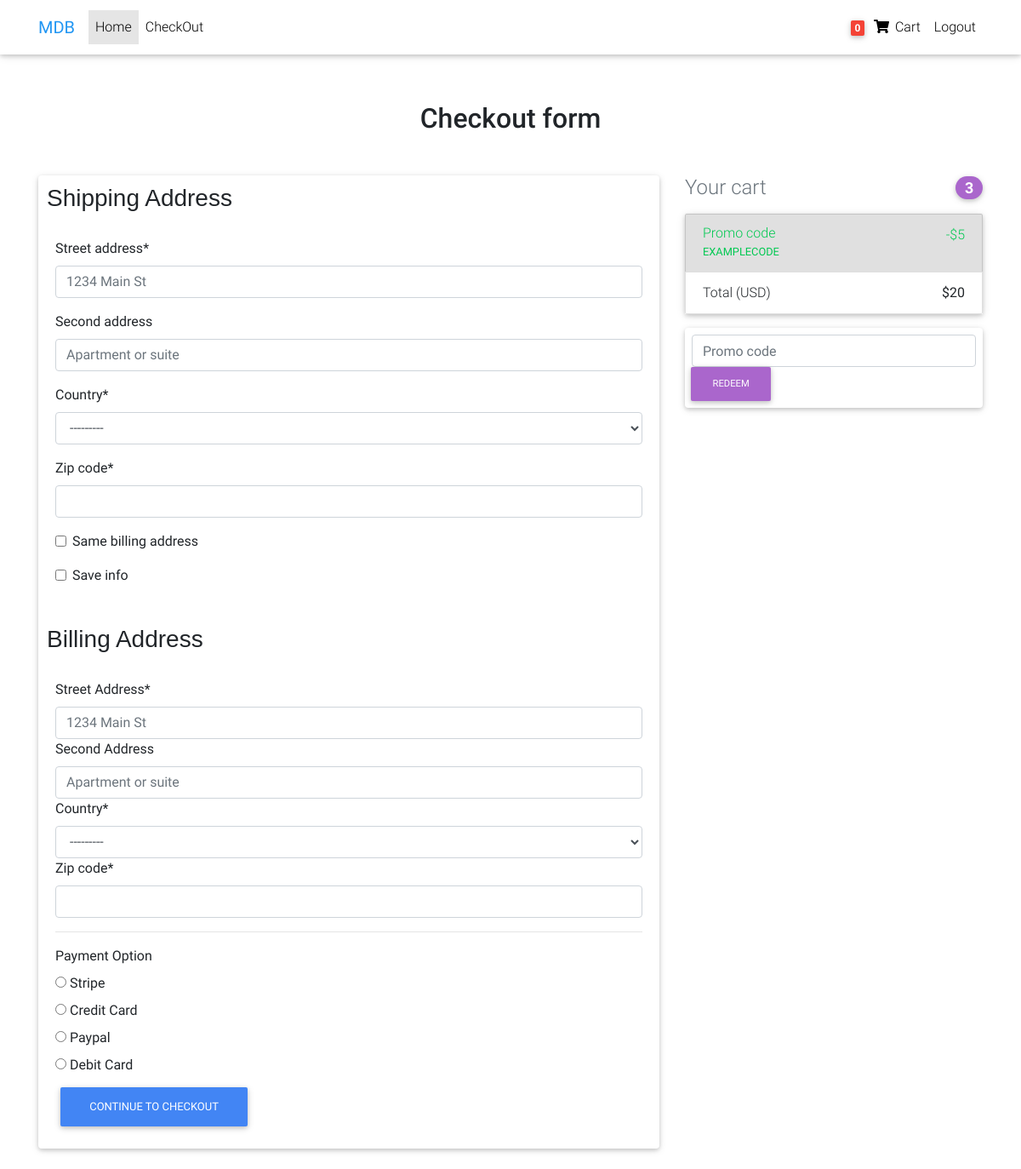
/checkout/ (signed in), run on an earlier commit of the app's database.
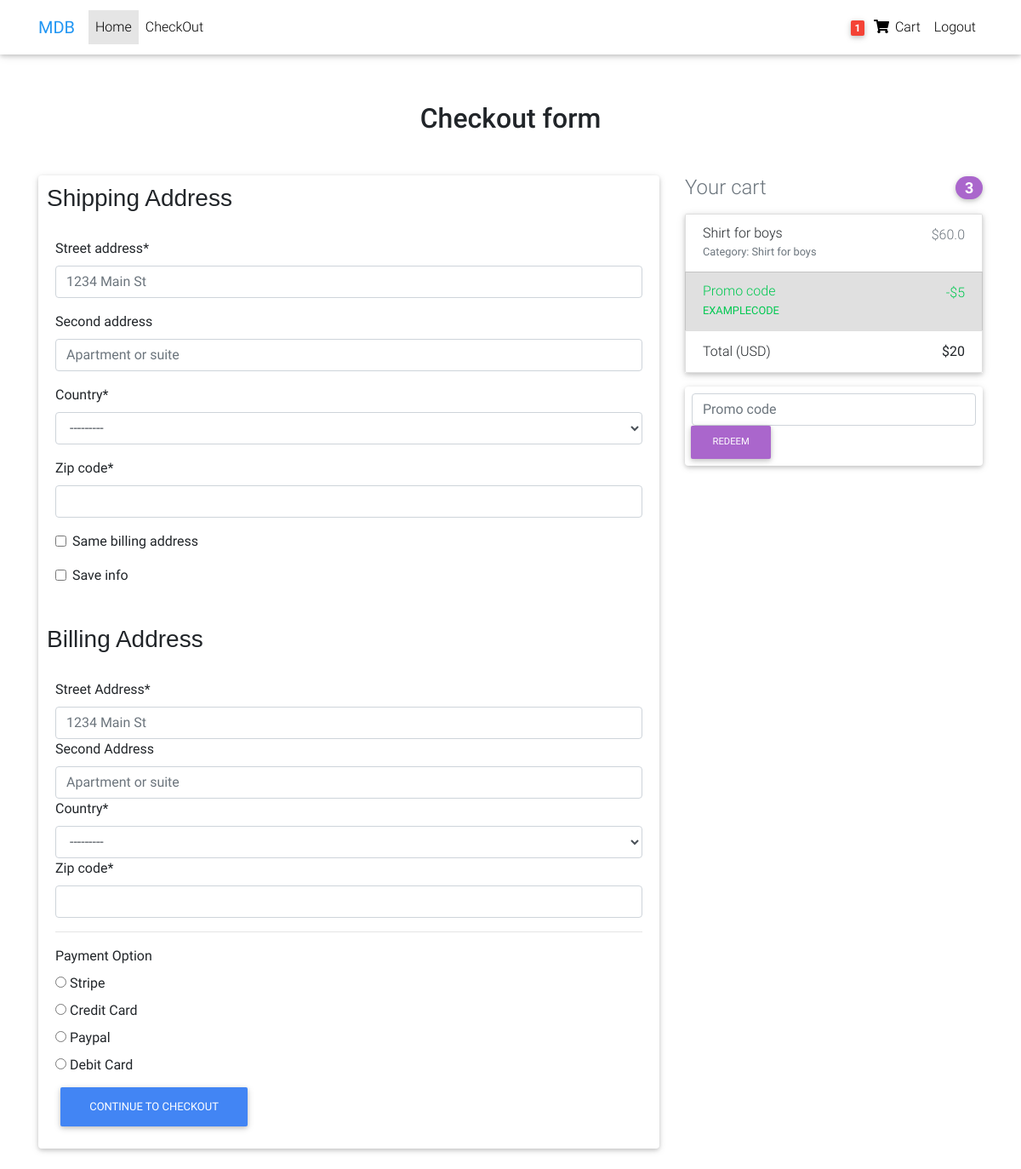
And on a later commit of the database.
### app/models.py (models this page shows, shortened)
class Order(models.Model):
	user = models.ForeignKey(settings.AUTH_USER_MODEL,on_delete=models.CASCADE)
	ref_code = models.CharField(max_length=20)
	items = models.ManyToManyField(OrderItem)
	start_date = models.DateTimeField(auto_now_add=True)
	ordered_date = models.DateTimeField()
	ordered = models.BooleanField(default = False)
	billing_address = models.ForeignKey('Address', related_name = 'billing_address', on_delete = models.SET_NULL, blank=True, null=True)
	shipping_address = models.ForeignKey('Address', related_name = 'shipping_address', on_delete = models.SET_NULL, blank=True, null=True)
	payment = models.ForeignKey('Payment', on_delete = models.SET_NULL, blank=True, null = True)
	coupon = models.ForeignKey('Coupon',on_delete = models.SET_NULL,blank = True,null=True)
	being_delivered = models.BooleanField(default = False)
	received = models.BooleanField(default = False)
	refund_requested = models.BooleanField(default=False)
	refund_granted = models.BooleanField(default = False)

class OrderItem(models.Model):
	user = models.ForeignKey(settings.AUTH_USER_MODEL,on_delete=models.CASCADE,blank=True,null=True)
	ordered = models.BooleanField(default=False)
	item = models.ForeignKey(Item,on_delete=models.CASCADE)
	quantity = models.FloatField(default=1)

class Item(models.Model):
	title = models.CharField(max_length=100)
	price = models.FloatField()
	discount_price = models.FloatField(blank=True,null=True)
	category = models.CharField(choices = CATEGORY_CHOICES,max_length=2)
	label = models.CharField(choices=LABEL_CHOICES,max_length=1)
	description = models.TextField()
	slug = models.SlugField()
	image = models.ImageField()

### app/views.py (the view, shortened to what this page needs)
# urls.py: path('checkout/',Checkout.as_view(),name='checkout'),
class Checkout(View):
	def get(self,*args,**kwargs):
		form = CheckoutForm()
		form2 = CheckoutFormShipping()
		try:
			order = Order.objects.get(user = self.request.user,ordered=False)
			forms = {
				'form' : form,
				'form2' : form2,
				'order' : order,
				'couponform' : CouponForm(),
			}
			return render(self.request,"checkout-page.html",forms)
		except ObjectDoesNotExist:
			messages.info(self.request,"Order does not exist")
			return redirect("app:checkout")

### app/forms.py
class CheckoutForm(forms.Form):
	street_address = forms.CharField(widget = forms.TextInput(attrs = {
		'placeholder' : '1234 Main St',
		'id' : 'address'
		}))
	second_address = forms.CharField(required=False,widget = forms.TextInput(attrs={
		'placeholder' : 'Apartment or suite',
		'id' : 'address-2'
		}))
	country = CountryField(blank_label='(select country)').formfield()
	zip_code = forms.CharField(widget = forms.TextInput(attrs = {
		'class' : 'form-control',
		'id' : 'zip'
		}))
	same_billing_address = forms.BooleanField(required = False,widget= forms.CheckboxInput())
	save_info = forms.BooleanField(required = False,widget = forms.CheckboxInput())

class CheckoutFormShipping(forms.Form):
	street_address = forms.CharField(widget = forms.TextInput(attrs = {
		'placeholder' : '1234 Main St',
		'id' : 'address'
		}))
	second_address = forms.CharField(required=False,widget = forms.TextInput(attrs={
		'placeholder' : 'Apartment or suite',
		'id' : 'address-2'
		}))
	country = CountryField(blank_label='(select country)').formfield()
	zip_code = forms.CharField(widget = forms.TextInput(attrs = {
		'class' : 'form-control',
		'id' : 'zip'
		}))
	save_info = forms.BooleanField(required = False,widget = forms.CheckboxInput())
	payment_option = forms.ChoiceField(required = False, choices = PAYMENT_CHOICES, widget=forms.RadioSelect())

### app/templatetags/card_template_tags.py (called while the page is built)
@register.filter
def cart_item_count(user):
	if user.is_authenticated:
		qs = Order.objects.filter(user=user,ordered=False)
		if qs.exists():
			return qs[0].items.count()
	return 0

### app/templates/checkout-page.html (shortened to what this page needs)
{% extends 'base.html' %}
{% load crispy_forms_tags %}
{% block content %}
  <main class="mt-5 pt-4">
    <div class="container wow fadeIn">
      <h2 class="my-5 h2 text-center">Checkout form</h2>
      <div class="row">
        <div class="col-md-8 mb-4">
          <div class="card">
            <h3 style="font-family: sans-serif; margin: 10px;">Shipping Address</h3>
            <form method="POST" class="card-body">
              {{ form|crispy }}
            </form>
            <h3 style="font-family: sans-serif; margin: 10px;">Billing Address</h3>
            <form method="POST" class="card-body">
              <label>Street Address*</label>
              {{ form2.street_address }}
              <label>Second Address</label>
              {{ form2.second_address }}
              <label>Country*</label>
              {{ form2.country }}
              <label>Zip code*</label>
              {{ form2.zip_code }}
              <hr>
              <label>Payment Option</label>
              {{ form2.payment_option }}
              <button class="btn btn-primary">CONTINUE TO CHECKOUT</button>
            </form>
          </div>
        </div>
        <div class="col-md-4 mb-4">
          <h4 class="d-flex justify-content-between align-items-center mb-3">
            <span class="text-muted">Your cart</span>
            <span class="badge badge-secondary badge-pill">3</span>
          </h4>
          <ul class="list-group mb-3 z-depth-1">
            {% for order_item in order.items.all %}
            <li class="list-group-item d-flex justify-content-between lh-condensed">
              <div>
                <h6 class="my-0">{{ order_item.item.title}}</h6>
                <small class="text-muted">{{ order_item.item.description }}</small>
              </div>
              <span class="text-muted">${{ order_item.item.price }}</span>
            </li>
            {% endfor %}
            <li class="list-group-item d-flex justify-content-between bg-light">
              <div class="text-success">
                <h6 class="my-0">Promo code</h6>
                <small>EXAMPLECODE</small>
              </div>
              <span class="text-success">-$5</span>
            </li>
            <li class="list-group-item d-flex justify-content-between">
              <span>Total (USD)</span>
              <strong>$20</strong>
            </li>
          </ul>
          <form class="card p-2" method="POST" action = "{% url 'app:add-coupon' %}">
            {{ couponform.code }}
            <div class="input-group-append">
              <button class="btn btn-secondary btn-md waves-effect m-0" type="submit">Redeem</button>
            </div>
          </form>
        </div>
      </div>
    </div>
  </main>
  {% endblock %}

### app/templates/base.html (shortened to what this page needs)
{% load static %}
{% load card_template_tags %}
<!DOCTYPE html>
<html lang="en">
<head>
  <link rel="stylesheet" href="https://use.fontawesome.com/releases/v5.11.2/css/all.css">
  <link href="{% static 'css/bootstrap.min.css' %}" rel="stylesheet">
  <link href="{% static 'css/mdb.min.css' %}" rel="stylesheet">
  <link href="{% static 'css/style.min.css' %}" rel="stylesheet">
</head>
<body>
  <nav class="navbar fixed-top navbar-expand-lg navbar-light white scrolling-navbar">
    <div class="container">
      <a class="navbar-brand waves-effect" href="https://mdbootstrap.com/docs/jquery/" target="_blank">
        <strong class="blue-text">MDB</strong>
      </a>
      <div class="collapse navbar-collapse" id="navbarSupportedContent">
        <ul class="navbar-nav mr-auto">
          <li class="nav-item active">
            <a class="nav-link waves-effect" href="{% url 'app:home' %}">Home
            </a>
          </li>
          <li class="nav-item">
            <a class="nav-link waves-effect" href="{% url 'app:checkout' %}"
              target="_blank">CheckOut</a>
          </li>
        </ul>
        <ul class="navbar-nav nav-flex-icons">
          {% if user.is_authenticated %}
          <li class="nav-item">
            <a class="nav-link waves-effect" href="{% url 'app:order-summary' %}">
              <span class="badge red z-depth-1 mr-1"> {{ request.user|cart_item_count }} </span>
              <i class="fas fa-shopping-cart"></i>
              <span class="clearfix d-none d-sm-inline-block"> Cart </span>
            </a>
          </li>
          <li class="nav-item">
            <a class="nav-link waves-effect" href="{% url 'account_logout' %}">
              <span class="clearfix d-none d-sm-inline-block"> Logout </span>
            </a>
          </li>
          {% endif %}
        </ul>
      </div>
    </div>
  </nav>
  {% block content %}
  {% endblock %}
</body>
</html>

### app/templates/base.html (style rules this page uses)
html, body, header, .carousel { height: 60vh; }

What changed in the data, as far as the page shows it:
added OrderItem: item "Shirt for boys", item.description "Category: Shirt for boys", item.price "60.0"
Also different on the page:
{{ request.user|cart_item_count }}: "0" → "1"
